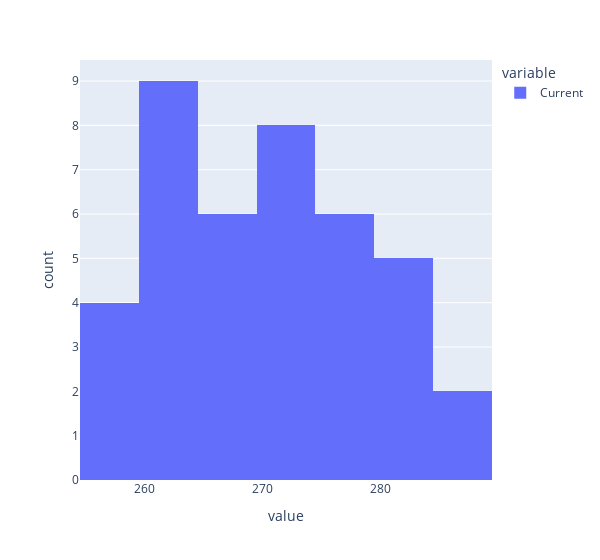

Notebook code for this chart:
### Code cell
ex.histogram(golf.Current, width=600)
#ex.histogram(np.log(list(golf.Current.values)), width=600)

### Figure 1 — Plotly figure (JSON) as saved in the notebook; plotly's stock layout.template omitted (floating-point values rounded to 4 significant figures)
{"data": [{"alignmentgroup": "True", "bingroup": "x", "hovertemplate": "variable=Current<br>value=%{x}<br>count=%{y}<extra></extra>", "legendgroup": "Current", "marker": {"color": "#636efa", "pattern": {"shape": ""}}, "name": "Current", "offsetgroup": "Current", "orientation": "v", "showlegend": true, "type": "histogram", "x": [264, 261, 267, 272, 258, 283, 258, 266, 259, 270, 263, 264, 284, 263, 260, 283, 255, 272, 266, 268, 270, 287, 289, 280, 272, 275, 265, 260, 278, 275, 281, 274, 273, 263, 275, 267, 279, 274, 276, 262], "xaxis": "x", "yaxis": "y"}], "layout": {"barmode": "relative", "legend": {"title": {"text": "variable"}, "tracegroupgap": 0}, "margin": {"t": 60}, "width": 600, "xaxis": {"anchor": "y", "domain": [0, 1], "title": {"text": "value"}}, "yaxis": {"anchor": "x", "domain": [0, 1], "title": {"text": "count"}}}}
